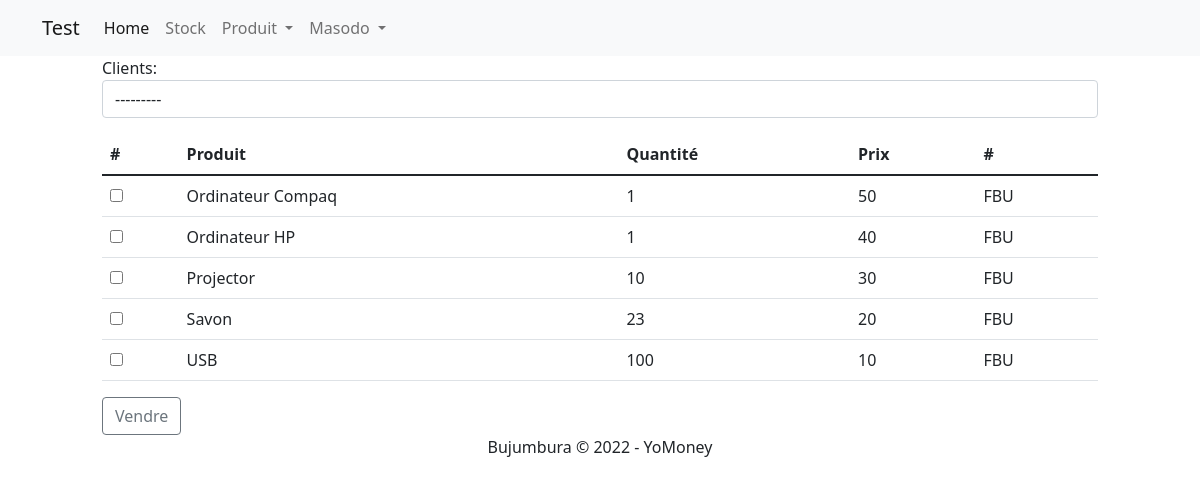
The app's page /list/ (signed in) with its own data.
### Base/models.py (models this page shows, shortened)
class ClientProfile(models.Model):
    user = models.ForeignKey(User, on_delete=models.CASCADE)
    client = models.CharField(null=True, blank=True, max_length=100)
    phone = models.CharField(null=True, blank=True, max_length=100)
    residence = models.CharField(null=True, blank=True, max_length=50)
    nif = models.CharField(null=True, blank=True, max_length=50)
    class Meta:
        ordering = ['client']
    def __str__(self):
        return f"{self.client} - {self.phone}"

class Products(models.Model):
    user = models.ForeignKey(User, on_delete=models.CASCADE)
    name = models.CharField(null=True, blank=True, max_length=50)
    quantity = models.IntegerField(null=True, blank=True)
    price = models.IntegerField(null=True, blank=True)
    class Meta:
        ordering = ['name']

### Base/views.py (the view, shortened to what this page needs)
# urls.py: path('list/', views.productList, name='list'),
@login_required
def productList(request):
    usr = ClientProfile.objects.all()
    header_title = "Liste des produits"
    order = OrdersNo.objects.all().count()
    neworder = order + 1
    getDataList = Products.objects.all()
    i = request.POST.getlist('checks[]')    #We check selected checkbox
    ii = request.POST.getlist('checks1[]') #We look for quantity
    i_len = str(len(i))
    ii_empty_strings = list(filter(None, ii))
    ii_len = str(len(ii_empty_strings))
    form = OrderForm(request.POST)
    form = OrderForm()
    return render(request, "productlist.html", locals())

### Base/forms.py
class OrderForm(forms.ModelForm):
    client = forms.ModelChoiceField(
        widget=forms.Select(
            attrs={'placeholder': 'Nom du client', 'class': 'form-control'}),
        queryset=ClientProfile.objects.all(),
        label='Clients')
    class Meta:
        model = OrdersNo
        fields = ('client',)

### Base/templates/productlist.html (shortened to what this page needs)
{% extends "base.html" %}
{% load static %}
{% block content %}
<div class="row">
  <div class="col-1 col-sm-1 col-xm-12"></div>
  <div class="col-10 col-sm-10 col-xm-12">
	<form method="POST" action="." enctype="multipart/form-data">
		{{ form.as_p }}
		<table class="table">
	  <thead>
	    <tr>
		  <th scope="col">#</th>
	      <th scope="col">Produit</th>
	      <th scope="col">Quantité</th>
	      <th scope="col">Prix</th>
		  <th scope="col">#</th>
	    </tr>
	  </thead>
	  <tbody>
	  {% for item in getDataList %}
	    <tr>
		  <td>
			  <input type="checkbox" name="checks[]" value={{item.pk}}><br>
		  </td>
	      <td>{{item.name}}</td>
	      <td>{{item.quantity}}</td>
	      <td>{{item.price}}</td>
		  <td>FBU</td>
	    </tr>
	  {% endfor %}
	  </tbody>
	</table>
	<div class="row">
		<div class="d-grid gap-2 d-md-flex justify-content-md-start col-6">
			<button class="btn btn-outline-secondary" type="submit" name="button">Vendre</button>
		</div>
	</div>
	</form>
  </div>
  <div class="col-1 col-sm-1 col-xm-12"></div>
</div>
{% endblock %}

### Base/templates/base.html (shortened to what this page needs)
<!doctype html>
{% load static %}
<html lang="en">
<head>
	<link rel="stylesheet" href="{% static '../static/css/bootstrap.min.css' %}">
    <link rel="stylesheet" href="{% static '../static/js/bootstrap.min.js' %}">
</head>
<body>
    {% block header %}
    <nav class="navbar navbar-expand-lg navbar-light bg-light">
      <div class="container">
        <a class="navbar-brand" href="{% url 'index' %}">Test</a>
        <div class="collapse navbar-collapse" id="navbarSupportedContent">
          <ul class="navbar-nav me-auto mb-2 mb-lg-0">
            <li class="nav-item">
              <a class="nav-link active" aria-current="page" href="{% url 'index' %}">Home</a>
            </li>
            {% if request.user.is_authenticated %}
				<li class="nav-item">
					<a class="nav-link" href="{% url 'list' %}">Stock</a>
				</li>
				<li class="nav-item dropdown">
				  <a class="nav-link dropdown-toggle" href="#" id="navbarDropdown1" role="button" data-bs-toggle="dropdown" aria-expanded="false">
				    Produit
				  </a>
				</li>
				<li class="nav-item dropdown">
				  <a class="nav-link dropdown-toggle" href="#" id="navbarDropdown" role="button" data-bs-toggle="dropdown" aria-expanded="false">
				    {{ request.user }}
				  </a>
				</li>
            {% endif %}
          </ul>
        </div>
      </div>
    </nav>
    {% endblock %}
    {% block content %}
    {% endblock %}
	<footer class="container text-center">
	  <p>Bujumbura &copy 2022 - YoMoney</p>
	</footer>
</body>
</html>

### records on screen
ClientProfile: client "---------"
Products: name "Ordinateur Compaq", quantity "1", price "50"
Products: name "Ordinateur HP", quantity "1", price "40"
Products: name "Projector", quantity "10", price "30"
Products: name "Savon", quantity "23", price "20"
Products: name "USB", quantity "100", price "10"

### other values on screen
{{ request.user }} "Masodo"
